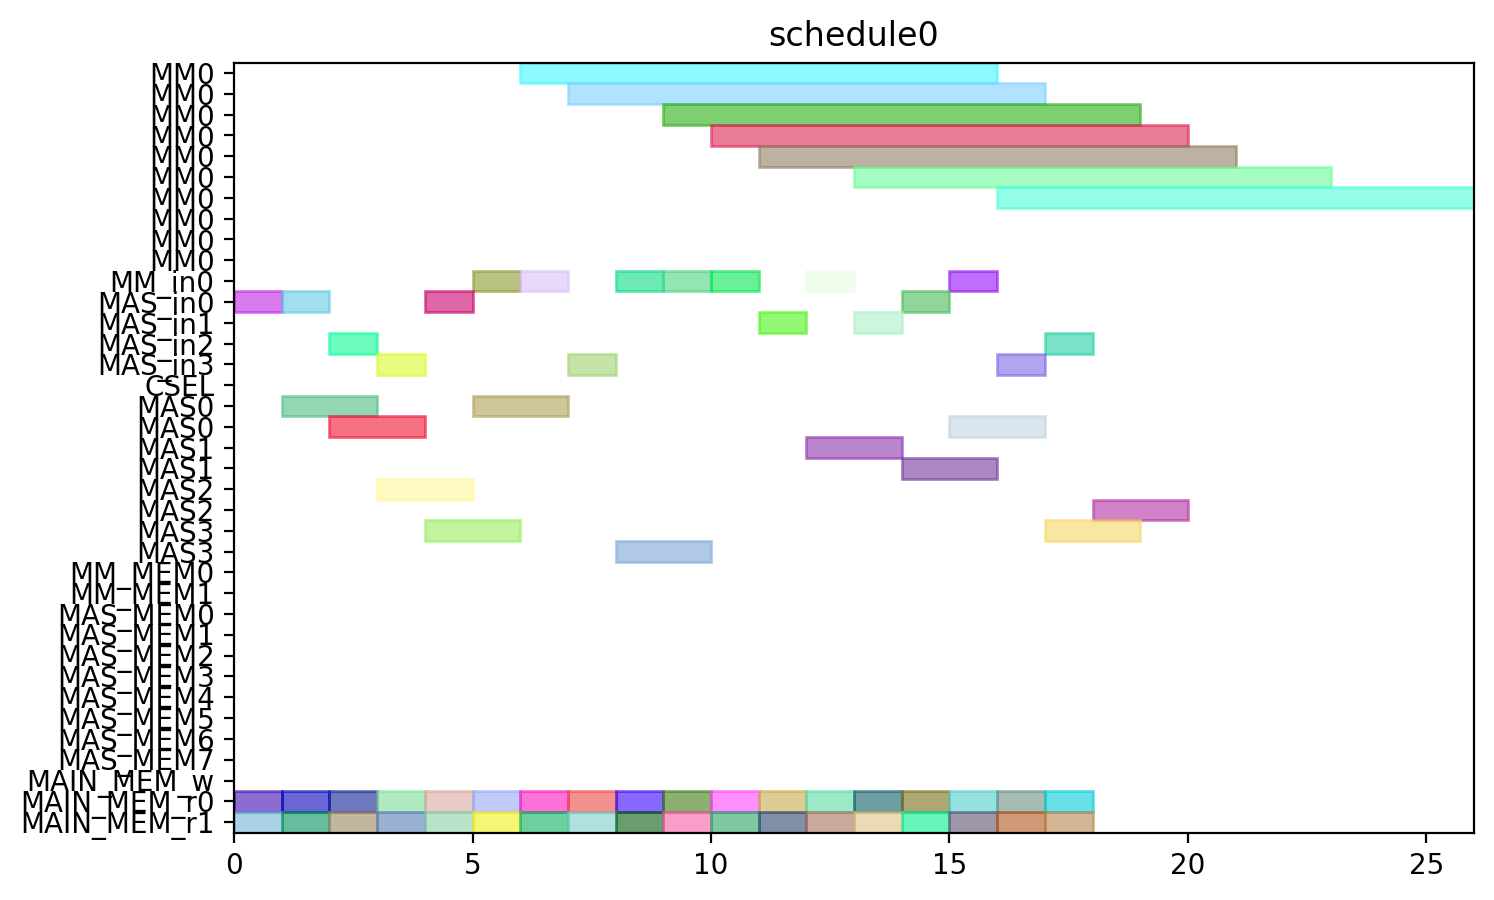

The script that drew this image:
from pyschedule import Scenario, solvers, plotters, alt


def solve():
	horizon = 120
	S = Scenario("schedule0", horizon=horizon)

	# resource
	MM = S.Resources('MM', num=1, size=10)
	MM_in = S.Resources('MM_in', num=1)
	MAS_in = S.Resources('MAS_in', num=4)
	CSEL = S.Resource('CSEL')
	MAS = S.Resources('MAS', num=4, size=2, periods=range(1, horizon))
	MM_MEM = S.Resources('MM_MEM', num=2)
	MAS_MEM = S.Resources('MAS_MEM', num=8)
	MAIN_MEM_w = S.Resource('MAIN_MEM_w', size=1)
	MAIN_MEM_r = S.Resources('MAIN_MEM_r', num=2)

	# result of previous scheduling

	# new tasks
	t0_t0 = S.Task('t0_t0', length=2, delay_cost=1)
	t0_t0 += alt(MAS)
	t0_t0_in = S.Task('t0_t0_in', length=1, delay_cost=1)
	t0_t0_in += alt(MAS_in)
	S += t0_t0_in*MAS_in[0]<=t0_t0*MAS[0]

	S += t0_t0_in*MAS_in[1]<=t0_t0*MAS[1]

	S += t0_t0_in*MAS_in[2]<=t0_t0*MAS[2]

	S += t0_t0_in*MAS_in[3]<=t0_t0*MAS[3]

	t0_t0_mem0 = S.Task('t0_t0_mem0', length=1, delay_cost=1)
	t0_t0_mem0 += MAIN_MEM_r[0]
	S += t0_t0_mem0 <= t0_t0

	t0_t0_mem1 = S.Task('t0_t0_mem1', length=1, delay_cost=1)
	t0_t0_mem1 += MAIN_MEM_r[1]
	S += t0_t0_mem1 <= t0_t0

	t0_t1 = S.Task('t0_t1', length=2, delay_cost=1)
	t0_t1 += alt(MAS)
	t0_t1_in = S.Task('t0_t1_in', length=1, delay_cost=1)
	t0_t1_in += alt(MAS_in)
	S += t0_t1_in*MAS_in[0]<=t0_t1*MAS[0]

	S += t0_t1_in*MAS_in[1]<=t0_t1*MAS[1]

	S += t0_t1_in*MAS_in[2]<=t0_t1*MAS[2]

	S += t0_t1_in*MAS_in[3]<=t0_t1*MAS[3]

	t0_t1_mem0 = S.Task('t0_t1_mem0', length=1, delay_cost=1)
	t0_t1_mem0 += MAIN_MEM_r[0]
	S += t0_t1_mem0 <= t0_t1

	t0_t1_mem1 = S.Task('t0_t1_mem1', length=1, delay_cost=1)
	t0_t1_mem1 += MAIN_MEM_r[1]
	S += t0_t1_mem1 <= t0_t1

	t0_t3 = S.Task('t0_t3', length=10, delay_cost=1)
	t0_t3 += alt(MM)
	t0_t3_in = S.Task('t0_t3_in', length=1, delay_cost=1)
	t0_t3_in += alt(MM_in)
	S += t0_t3_in*MM_in[0]<=t0_t3*MM[0]
	t0_t3_mem0 = S.Task('t0_t3_mem0', length=1, delay_cost=1)
	t0_t3_mem0 += MAIN_MEM_r[0]
	S += t0_t3_mem0 <= t0_t3

	t0_t3_mem1 = S.Task('t0_t3_mem1', length=1, delay_cost=1)
	t0_t3_mem1 += MAIN_MEM_r[1]
	S += t0_t3_mem1 <= t0_t3

	t1_t0 = S.Task('t1_t0', length=2, delay_cost=1)
	t1_t0 += alt(MAS)
	t1_t0_in = S.Task('t1_t0_in', length=1, delay_cost=1)
	t1_t0_in += alt(MAS_in)
	S += t1_t0_in*MAS_in[0]<=t1_t0*MAS[0]

	S += t1_t0_in*MAS_in[1]<=t1_t0*MAS[1]

	S += t1_t0_in*MAS_in[2]<=t1_t0*MAS[2]

	S += t1_t0_in*MAS_in[3]<=t1_t0*MAS[3]

	t1_t0_mem0 = S.Task('t1_t0_mem0', length=1, delay_cost=1)
	t1_t0_mem0 += MAIN_MEM_r[0]
	S += t1_t0_mem0 <= t1_t0

	t1_t0_mem1 = S.Task('t1_t0_mem1', length=1, delay_cost=1)
	t1_t0_mem1 += MAIN_MEM_r[1]
	S += t1_t0_mem1 <= t1_t0

	t1_t1 = S.Task('t1_t1', length=2, delay_cost=1)
	t1_t1 += alt(MAS)
	t1_t1_in = S.Task('t1_t1_in', length=1, delay_cost=1)
	t1_t1_in += alt(MAS_in)
	S += t1_t1_in*MAS_in[0]<=t1_t1*MAS[0]

	S += t1_t1_in*MAS_in[1]<=t1_t1*MAS[1]

	S += t1_t1_in*MAS_in[2]<=t1_t1*MAS[2]

	S += t1_t1_in*MAS_in[3]<=t1_t1*MAS[3]

	t1_t1_mem0 = S.Task('t1_t1_mem0', length=1, delay_cost=1)
	t1_t1_mem0 += MAIN_MEM_r[0]
	S += t1_t1_mem0 <= t1_t1

	t1_t1_mem1 = S.Task('t1_t1_mem1', length=1, delay_cost=1)
	t1_t1_mem1 += MAIN_MEM_r[1]
	S += t1_t1_mem1 <= t1_t1

	t1_t3 = S.Task('t1_t3', length=10, delay_cost=1)
	t1_t3 += alt(MM)
	t1_t3_in = S.Task('t1_t3_in', length=1, delay_cost=1)
	t1_t3_in += alt(MM_in)
	S += t1_t3_in*MM_in[0]<=t1_t3*MM[0]
	t1_t3_mem0 = S.Task('t1_t3_mem0', length=1, delay_cost=1)
	t1_t3_mem0 += MAIN_MEM_r[0]
	S += t1_t3_mem0 <= t1_t3

	t1_t3_mem1 = S.Task('t1_t3_mem1', length=1, delay_cost=1)
	t1_t3_mem1 += MAIN_MEM_r[1]
	S += t1_t3_mem1 <= t1_t3

	t2_t2 = S.Task('t2_t2', length=2, delay_cost=1)
	t2_t2 += alt(MAS)
	t2_t2_in = S.Task('t2_t2_in', length=1, delay_cost=1)
	t2_t2_in += alt(MAS_in)
	S += t2_t2_in*MAS_in[0]<=t2_t2*MAS[0]

	S += t2_t2_in*MAS_in[1]<=t2_t2*MAS[1]

	S += t2_t2_in*MAS_in[2]<=t2_t2*MAS[2]

	S += t2_t2_in*MAS_in[3]<=t2_t2*MAS[3]

	t2_t2_mem0 = S.Task('t2_t2_mem0', length=1, delay_cost=1)
	t2_t2_mem0 += MAIN_MEM_r[0]
	S += t2_t2_mem0 <= t2_t2

	t2_t2_mem1 = S.Task('t2_t2_mem1', length=1, delay_cost=1)
	t2_t2_mem1 += MAIN_MEM_r[1]
	S += t2_t2_mem1 <= t2_t2

	t5_t0 = S.Task('t5_t0', length=10, delay_cost=1)
	t5_t0 += alt(MM)
	t5_t0_in = S.Task('t5_t0_in', length=1, delay_cost=1)
	t5_t0_in += alt(MM_in)
	S += t5_t0_in*MM_in[0]<=t5_t0*MM[0]
	t5_t0_mem0 = S.Task('t5_t0_mem0', length=1, delay_cost=1)
	t5_t0_mem0 += MAIN_MEM_r[0]
	S += t5_t0_mem0 <= t5_t0

	t5_t0_mem1 = S.Task('t5_t0_mem1', length=1, delay_cost=1)
	t5_t0_mem1 += MAIN_MEM_r[1]
	S += t5_t0_mem1 <= t5_t0

	t5_t1 = S.Task('t5_t1', length=10, delay_cost=1)
	t5_t1 += alt(MM)
	t5_t1_in = S.Task('t5_t1_in', length=1, delay_cost=1)
	t5_t1_in += alt(MM_in)
	S += t5_t1_in*MM_in[0]<=t5_t1*MM[0]
	t5_t1_mem0 = S.Task('t5_t1_mem0', length=1, delay_cost=1)
	t5_t1_mem0 += MAIN_MEM_r[0]
	S += t5_t1_mem0 <= t5_t1

	t5_t1_mem1 = S.Task('t5_t1_mem1', length=1, delay_cost=1)
	t5_t1_mem1 += MAIN_MEM_r[1]
	S += t5_t1_mem1 <= t5_t1

	t5_t2 = S.Task('t5_t2', length=2, delay_cost=1)
	t5_t2 += alt(MAS)
	t5_t2_in = S.Task('t5_t2_in', length=1, delay_cost=1)
	t5_t2_in += alt(MAS_in)
	S += t5_t2_in*MAS_in[0]<=t5_t2*MAS[0]

	S += t5_t2_in*MAS_in[1]<=t5_t2*MAS[1]

	S += t5_t2_in*MAS_in[2]<=t5_t2*MAS[2]

	S += t5_t2_in*MAS_in[3]<=t5_t2*MAS[3]

	t5_t2_mem0 = S.Task('t5_t2_mem0', length=1, delay_cost=1)
	t5_t2_mem0 += MAIN_MEM_r[0]
	S += t5_t2_mem0 <= t5_t2

	t5_t2_mem1 = S.Task('t5_t2_mem1', length=1, delay_cost=1)
	t5_t2_mem1 += MAIN_MEM_r[1]
	S += t5_t2_mem1 <= t5_t2

	t5_t3 = S.Task('t5_t3', length=2, delay_cost=1)
	t5_t3 += alt(MAS)
	t5_t3_in = S.Task('t5_t3_in', length=1, delay_cost=1)
	t5_t3_in += alt(MAS_in)
	S += t5_t3_in*MAS_in[0]<=t5_t3*MAS[0]

	S += t5_t3_in*MAS_in[1]<=t5_t3*MAS[1]

	S += t5_t3_in*MAS_in[2]<=t5_t3*MAS[2]

	S += t5_t3_in*MAS_in[3]<=t5_t3*MAS[3]

	t5_t3_mem0 = S.Task('t5_t3_mem0', length=1, delay_cost=1)
	t5_t3_mem0 += MAIN_MEM_r[0]
	S += t5_t3_mem0 <= t5_t3

	t5_t3_mem1 = S.Task('t5_t3_mem1', length=1, delay_cost=1)
	t5_t3_mem1 += MAIN_MEM_r[1]
	S += t5_t3_mem1 <= t5_t3

	t7_t0 = S.Task('t7_t0', length=2, delay_cost=1)
	t7_t0 += alt(MAS)
	t7_t0_in = S.Task('t7_t0_in', length=1, delay_cost=1)
	t7_t0_in += alt(MAS_in)
	S += t7_t0_in*MAS_in[0]<=t7_t0*MAS[0]

	S += t7_t0_in*MAS_in[1]<=t7_t0*MAS[1]

	S += t7_t0_in*MAS_in[2]<=t7_t0*MAS[2]

	S += t7_t0_in*MAS_in[3]<=t7_t0*MAS[3]

	t7_t0_mem0 = S.Task('t7_t0_mem0', length=1, delay_cost=1)
	t7_t0_mem0 += MAIN_MEM_r[0]
	S += t7_t0_mem0 <= t7_t0

	t7_t0_mem1 = S.Task('t7_t0_mem1', length=1, delay_cost=1)
	t7_t0_mem1 += MAIN_MEM_r[1]
	S += t7_t0_mem1 <= t7_t0

	t7_t1 = S.Task('t7_t1', length=2, delay_cost=1)
	t7_t1 += alt(MAS)
	t7_t1_in = S.Task('t7_t1_in', length=1, delay_cost=1)
	t7_t1_in += alt(MAS_in)
	S += t7_t1_in*MAS_in[0]<=t7_t1*MAS[0]

	S += t7_t1_in*MAS_in[1]<=t7_t1*MAS[1]

	S += t7_t1_in*MAS_in[2]<=t7_t1*MAS[2]

	S += t7_t1_in*MAS_in[3]<=t7_t1*MAS[3]

	t7_t1_mem0 = S.Task('t7_t1_mem0', length=1, delay_cost=1)
	t7_t1_mem0 += MAIN_MEM_r[0]
	S += t7_t1_mem0 <= t7_t1

	t7_t1_mem1 = S.Task('t7_t1_mem1', length=1, delay_cost=1)
	t7_t1_mem1 += MAIN_MEM_r[1]
	S += t7_t1_mem1 <= t7_t1

	t7_t3 = S.Task('t7_t3', length=10, delay_cost=1)
	t7_t3 += alt(MM)
	t7_t3_in = S.Task('t7_t3_in', length=1, delay_cost=1)
	t7_t3_in += alt(MM_in)
	S += t7_t3_in*MM_in[0]<=t7_t3*MM[0]
	t7_t3_mem0 = S.Task('t7_t3_mem0', length=1, delay_cost=1)
	t7_t3_mem0 += MAIN_MEM_r[0]
	S += t7_t3_mem0 <= t7_t3

	t7_t3_mem1 = S.Task('t7_t3_mem1', length=1, delay_cost=1)
	t7_t3_mem1 += MAIN_MEM_r[1]
	S += t7_t3_mem1 <= t7_t3

	t10_t0 = S.Task('t10_t0', length=10, delay_cost=1)
	t10_t0 += alt(MM)
	t10_t0_in = S.Task('t10_t0_in', length=1, delay_cost=1)
	t10_t0_in += alt(MM_in)
	S += t10_t0_in*MM_in[0]<=t10_t0*MM[0]
	t10_t0_mem0 = S.Task('t10_t0_mem0', length=1, delay_cost=1)
	t10_t0_mem0 += MAIN_MEM_r[0]
	S += t10_t0_mem0 <= t10_t0

	t10_t0_mem1 = S.Task('t10_t0_mem1', length=1, delay_cost=1)
	t10_t0_mem1 += MAIN_MEM_r[1]
	S += t10_t0_mem1 <= t10_t0

	t10_t1 = S.Task('t10_t1', length=10, delay_cost=1)
	t10_t1 += alt(MM)
	t10_t1_in = S.Task('t10_t1_in', length=1, delay_cost=1)
	t10_t1_in += alt(MM_in)
	S += t10_t1_in*MM_in[0]<=t10_t1*MM[0]
	t10_t1_mem0 = S.Task('t10_t1_mem0', length=1, delay_cost=1)
	t10_t1_mem0 += MAIN_MEM_r[0]
	S += t10_t1_mem0 <= t10_t1

	t10_t1_mem1 = S.Task('t10_t1_mem1', length=1, delay_cost=1)
	t10_t1_mem1 += MAIN_MEM_r[1]
	S += t10_t1_mem1 <= t10_t1

	t10_t2 = S.Task('t10_t2', length=2, delay_cost=1)
	t10_t2 += alt(MAS)
	t10_t2_in = S.Task('t10_t2_in', length=1, delay_cost=1)
	t10_t2_in += alt(MAS_in)
	S += t10_t2_in*MAS_in[0]<=t10_t2*MAS[0]

	S += t10_t2_in*MAS_in[1]<=t10_t2*MAS[1]

	S += t10_t2_in*MAS_in[2]<=t10_t2*MAS[2]

	S += t10_t2_in*MAS_in[3]<=t10_t2*MAS[3]

	t10_t2_mem0 = S.Task('t10_t2_mem0', length=1, delay_cost=1)
	t10_t2_mem0 += MAIN_MEM_r[0]
	S += t10_t2_mem0 <= t10_t2

	t10_t2_mem1 = S.Task('t10_t2_mem1', length=1, delay_cost=1)
	t10_t2_mem1 += MAIN_MEM_r[1]
	S += t10_t2_mem1 <= t10_t2

	t10_t3 = S.Task('t10_t3', length=2, delay_cost=1)
	t10_t3 += alt(MAS)
	t10_t3_in = S.Task('t10_t3_in', length=1, delay_cost=1)
	t10_t3_in += alt(MAS_in)
	S += t10_t3_in*MAS_in[0]<=t10_t3*MAS[0]

	S += t10_t3_in*MAS_in[1]<=t10_t3*MAS[1]

	S += t10_t3_in*MAS_in[2]<=t10_t3*MAS[2]

	S += t10_t3_in*MAS_in[3]<=t10_t3*MAS[3]

	t10_t3_mem0 = S.Task('t10_t3_mem0', length=1, delay_cost=1)
	t10_t3_mem0 += MAIN_MEM_r[0]
	S += t10_t3_mem0 <= t10_t3

	t10_t3_mem1 = S.Task('t10_t3_mem1', length=1, delay_cost=1)
	t10_t3_mem1 += MAIN_MEM_r[1]
	S += t10_t3_mem1 <= t10_t3

	solvers.mip.solve(S,msg=1,kind='CPLEX',ratio_gap=1.01)

	solution = [['hoge']*len(S.solution()[1]) for i in range(len(S.solution()))]
	for i in range(len(S.solution())):
		for j in range(len(S.solution()[i])):
			solution[i][j]=str(S.solution()[i][j])
	print(solution)

	cycles = int(solution[-1][3])

	pic_file_name = "/home/mfukuda/ABE/multiRAM_multiMAS_16mux/scheduling_result/stage10MM1_stage2MAS4/EP2_DBL_w_EVAL/schedule0.png"
	if(S.solution() != []):
		plotters.matplotlib.plot(S,img_filename=pic_file_name, show_task_labels=False, fig_size=(cycles*0.25+3, 5))

	return solution
